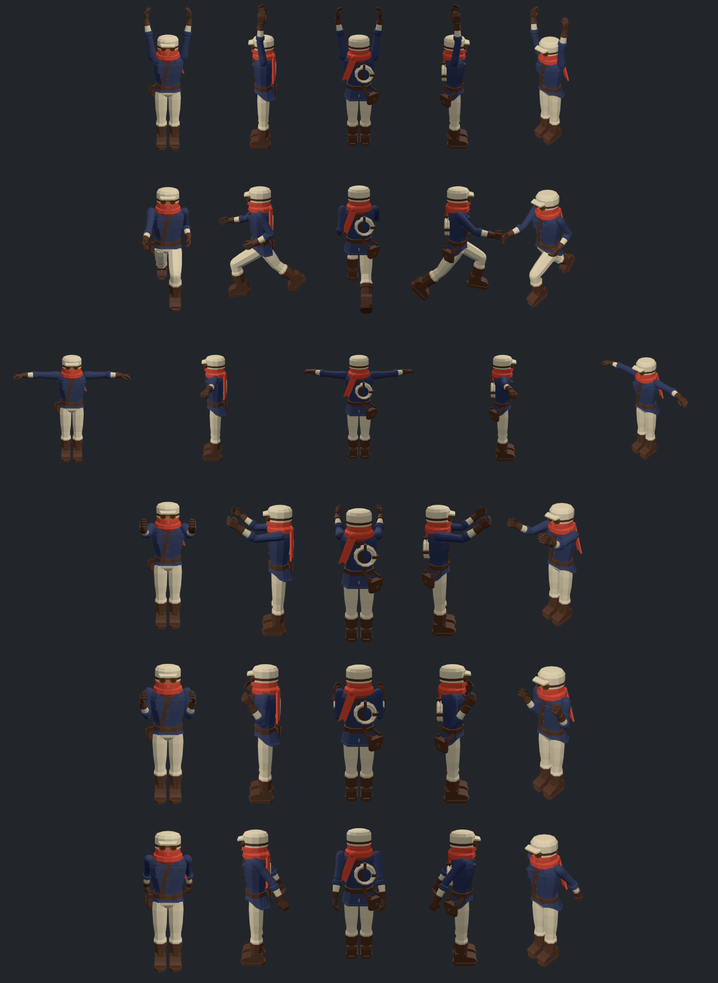
#> input picture receipts/candidates/hero_explorer_v2/c/scratch/poses.png, 718 x 983 px, shrunk from 1315 x 1800 before the run
$ python crop.py poses.png poses.png
#> lines starting #> are read from the running program, lines starting #| are printed output that depends on the picture
# Throwaway: crop a verifier strip into its views, trimmed around the figure.
# usage: python3 crop.py <strip.png> <out.png> [views...]  (views: 0..4)
import sys
from PIL import Image
src, out = sys.argv[1], sys.argv[2]
views = [int(v) for v in sys.argv[3:]] or [0, 1, 2, 3, 4]
im = Image.open(src)
#> im is the input picture: PIL image 718x983 RGB; mean R, G, B 42.4, 43.4, 46.9
s = im.height
#> s = 983
tiles = [im.crop((v * s + int(s * 0.25), int(s * 0.02), (v + 1) * s - int(s * 0.25), int(s * 0.98))) for v in views]
#> tiles = 5 items
sheet = Image.new('RGB', (sum(t.width for t in tiles), tiles[0].height), (34, 38, 43))
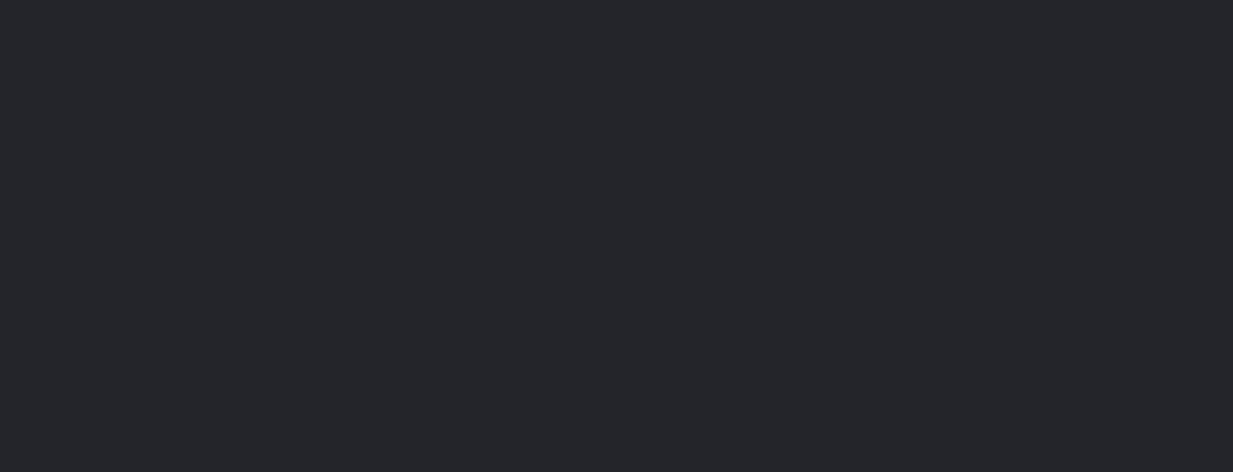
#> sheet: PIL image 2465x944 RGB (shown at 1/2 size); mean R, G, B 34, 38, 43
x = 0
for t in tiles:
    sheet.paste(t, (x, 0)); x += t.width
#> this loop made 5 passes
#> x on passes 1 to 5: 493, 986, 1479, 1972, 2465
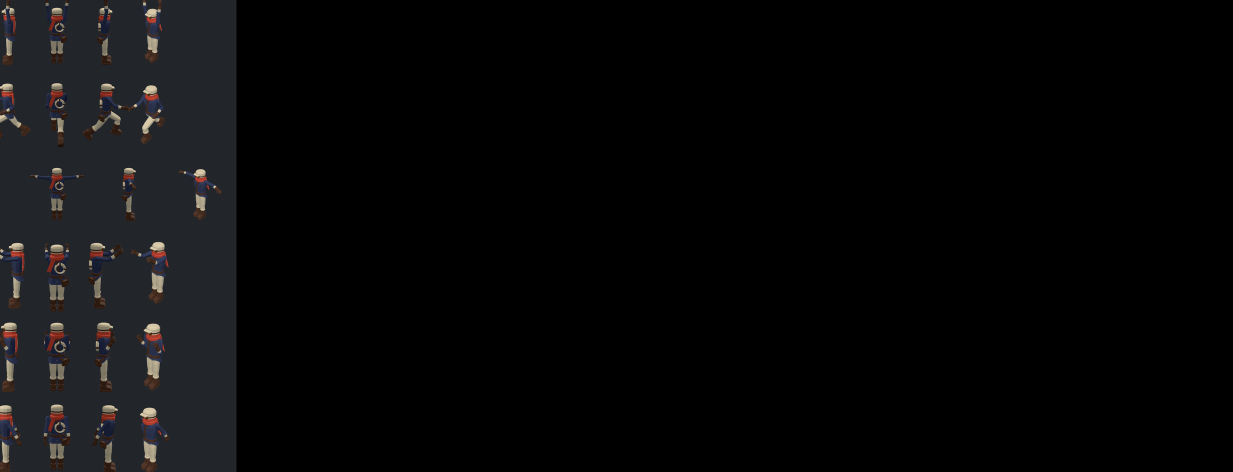
#> sheet: PIL image 2465x944 RGB (shown at 1/2 size); mean R, G, B 8.3, 8.4, 9.1
#> after the loop, x = 2465
sheet.save(out)
print(out, sheet.size)
#| poses.png (2465, 944)
